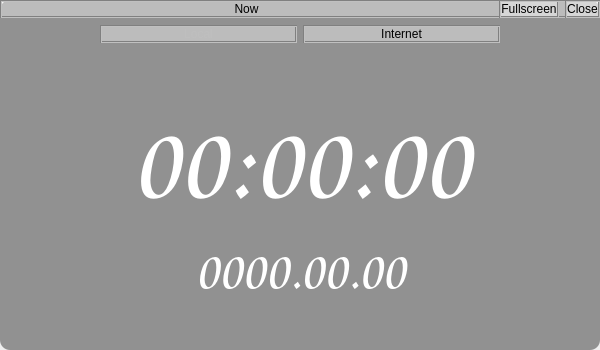
<?xml version="1.0" encoding="UTF-8"?>
<ui version="4.0">
 <class>Widget</class>
 <widget class="QWidget" name="Widget">
  <property name="geometry">
   <rect>
    <x>0</x>
    <y>0</y>
    <width>600</width>
    <height>350</height>
   </rect>
  </property>
  <property name="windowTitle">
   <string>Now</string>
  </property>
  <layout class="QVBoxLayout" name="verticalLayout">
   <property name="spacing">
    <number>6</number>
   </property>
   <property name="leftMargin">
    <number>0</number>
   </property>
   <property name="topMargin">
    <number>0</number>
   </property>
   <property name="rightMargin">
    <number>0</number>
   </property>
   <property name="bottomMargin">
    <number>0</number>
   </property>
   <item>
    <widget class="QWidget" name="widget_3" native="true">
     <property name="sizePolicy">
      <sizepolicy hsizetype="Preferred" vsizetype="Preferred">
       <horstretch>0</horstretch>
       <verstretch>0</verstretch>
      </sizepolicy>
     </property>
     <property name="styleSheet">
      <string notr="true">QWidget#widget_3
{
	background-color: rgba(0,0,0,100);
     border-radius: 10px;
}</string>
     </property>
     <layout class="QVBoxLayout" name="verticalLayout_3">
      <property name="leftMargin">
       <number>0</number>
      </property>
      <property name="topMargin">
       <number>0</number>
      </property>
      <property name="rightMargin">
       <number>0</number>
      </property>
      <property name="bottomMargin">
       <number>0</number>
      </property>
      <item>
       <widget class="QWidget" name="widget_2" native="true">
        <property name="sizePolicy">
         <sizepolicy hsizetype="Preferred" vsizetype="Fixed">
          <horstretch>0</horstretch>
          <verstretch>0</verstretch>
         </sizepolicy>
        </property>
        <property name="styleSheet">
         <string notr="true">.QWidget, QPushButton
{
	background-color: rgba(255,255,255,100);
     border: 2px groove gray;
     border-radius: 10px;
}</string>
        </property>
        <layout class="QHBoxLayout" name="horizontalLayout_2">
         <property name="leftMargin">
          <number>0</number>
         </property>
         <property name="topMargin">
          <number>0</number>
         </property>
         <property name="rightMargin">
          <number>0</number>
         </property>
         <property name="bottomMargin">
          <number>0</number>
         </property>
         <item>
          <widget class="QLabel" name="labTitle">
           <property name="sizePolicy">
            <sizepolicy hsizetype="Expanding" vsizetype="Fixed">
             <horstretch>0</horstretch>
             <verstretch>0</verstretch>
            </sizepolicy>
           </property>
           <property name="text">
            <string>Now</string>
           </property>
           <property name="alignment">
            <set>Qt::AlignCenter</set>
           </property>
          </widget>
         </item>
         <item>
          <widget class="QPushButton" name="btnFull">
           <property name="text">
            <string>Fullscreen</string>
           </property>
          </widget>
         </item>
         <item>
          <widget class="QPushButton" name="btnClose">
           <property name="text">
            <string>Close</string>
           </property>
          </widget>
         </item>
        </layout>
       </widget>
      </item>
      <item>
       <widget class="QWidget" name="widget_4" native="true">
        <property name="styleSheet">
         <string notr="true">QPushButton
{
	background-color: rgba(255,255,255,100);
     border: 2px groove gray;
     border-radius: 10px;
}</string>
        </property>
        <layout class="QHBoxLayout" name="horizontalLayout">
         <property name="leftMargin">
          <number>0</number>
         </property>
         <property name="topMargin">
          <number>0</number>
         </property>
         <property name="rightMargin">
          <number>0</number>
         </property>
         <property name="bottomMargin">
          <number>0</number>
         </property>
         <item>
          <spacer name="horizontalSpacer">
           <property name="orientation">
            <enum>Qt::Horizontal</enum>
           </property>
           <property name="sizeType">
            <enum>QSizePolicy::Fixed</enum>
           </property>
           <property name="sizeHint" stdset="0">
            <size>
             <width>100</width>
             <height>20</height>
            </size>
           </property>
          </spacer>
         </item>
         <item>
          <widget class="QPushButton" name="btnLocal">
           <property name="enabled">
            <bool>false</bool>
           </property>
           <property name="text">
            <string>Local</string>
           </property>
           <property name="checked">
            <bool>false</bool>
           </property>
          </widget>
         </item>
         <item>
          <widget class="QPushButton" name="btnInternet">
           <property name="text">
            <string>Internet</string>
           </property>
          </widget>
         </item>
         <item>
          <spacer name="horizontalSpacer_2">
           <property name="orientation">
            <enum>Qt::Horizontal</enum>
           </property>
           <property name="sizeType">
            <enum>QSizePolicy::Fixed</enum>
           </property>
           <property name="sizeHint" stdset="0">
            <size>
             <width>100</width>
             <height>20</height>
            </size>
           </property>
          </spacer>
         </item>
        </layout>
       </widget>
      </item>
      <item>
       <widget class="QWidget" name="widget" native="true">
        <layout class="QVBoxLayout" name="verticalLayout_2">
         <property name="leftMargin">
          <number>0</number>
         </property>
         <property name="topMargin">
          <number>0</number>
         </property>
         <property name="rightMargin">
          <number>0</number>
         </property>
         <property name="bottomMargin">
          <number>0</number>
         </property>
         <item>
          <spacer name="verticalSpacer">
           <property name="orientation">
            <enum>Qt::Vertical</enum>
           </property>
           <property name="sizeHint" stdset="0">
            <size>
             <width>20</width>
             <height>40</height>
            </size>
           </property>
          </spacer>
         </item>
         <item>
          <widget class="QLabel" name="labTime">
           <property name="palette">
            <palette>
             <active>
              <colorrole role="WindowText">
               <brush brushstyle="SolidPattern">
                <color alpha="255">
                 <red>255</red>
                 <green>255</green>
                 <blue>255</blue>
                </color>
               </brush>
              </colorrole>
             </active>
             <inactive>
              <colorrole role="WindowText">
               <brush brushstyle="SolidPattern">
                <color alpha="255">
                 <red>255</red>
                 <green>255</green>
                 <blue>255</blue>
                </color>
               </brush>
              </colorrole>
             </inactive>
             <disabled/>
            </palette>
           </property>
           <property name="font">
            <font>
             <family>Comic Sans MS</family>
             <pointsize>80</pointsize>
             <italic>false</italic>
             <bold>false</bold>
            </font>
           </property>
           <property name="text">
            <string notr="true">00:00:00</string>
           </property>
           <property name="alignment">
            <set>Qt::AlignCenter</set>
           </property>
          </widget>
         </item>
         <item>
          <widget class="QLabel" name="labDate">
           <property name="palette">
            <palette>
             <active>
              <colorrole role="WindowText">
               <brush brushstyle="SolidPattern">
                <color alpha="255">
                 <red>255</red>
                 <green>255</green>
                 <blue>255</blue>
                </color>
               </brush>
              </colorrole>
             </active>
             <inactive>
              <colorrole role="WindowText">
               <brush brushstyle="SolidPattern">
                <color alpha="255">
                 <red>255</red>
                 <green>255</green>
                 <blue>255</blue>
                </color>
               </brush>
              </colorrole>
             </inactive>
             <disabled/>
            </palette>
           </property>
           <property name="font">
            <font>
             <family>Comic Sans MS</family>
             <pointsize>40</pointsize>
            </font>
           </property>
           <property name="text">
            <string notr="true">0000.00.00</string>
           </property>
           <property name="alignment">
            <set>Qt::AlignCenter</set>
           </property>
          </widget>
         </item>
         <item>
          <spacer name="verticalSpacer_2">
           <property name="orientation">
            <enum>Qt::Vertical</enum>
           </property>
           <property name="sizeHint" stdset="0">
            <size>
             <width>20</width>
             <height>40</height>
            </size>
           </property>
          </spacer>
         </item>
        </layout>
       </widget>
      </item>
     </layout>
    </widget>
   </item>
  </layout>
 </widget>
 <resources/>
 <connections>
  <connection>
   <sender>btnClose</sender>
   <signal>clicked()</signal>
   <receiver>Widget</receiver>
   <slot>close()</slot>
   <hints>
    <hint type="sourcelabel">
     <x>567</x>
     <y>28</y>
    </hint>
    <hint type="destinationlabel">
     <x>299</x>
     <y>200</y>
    </hint>
   </hints>
  </connection>
 </connections>
</ui>
